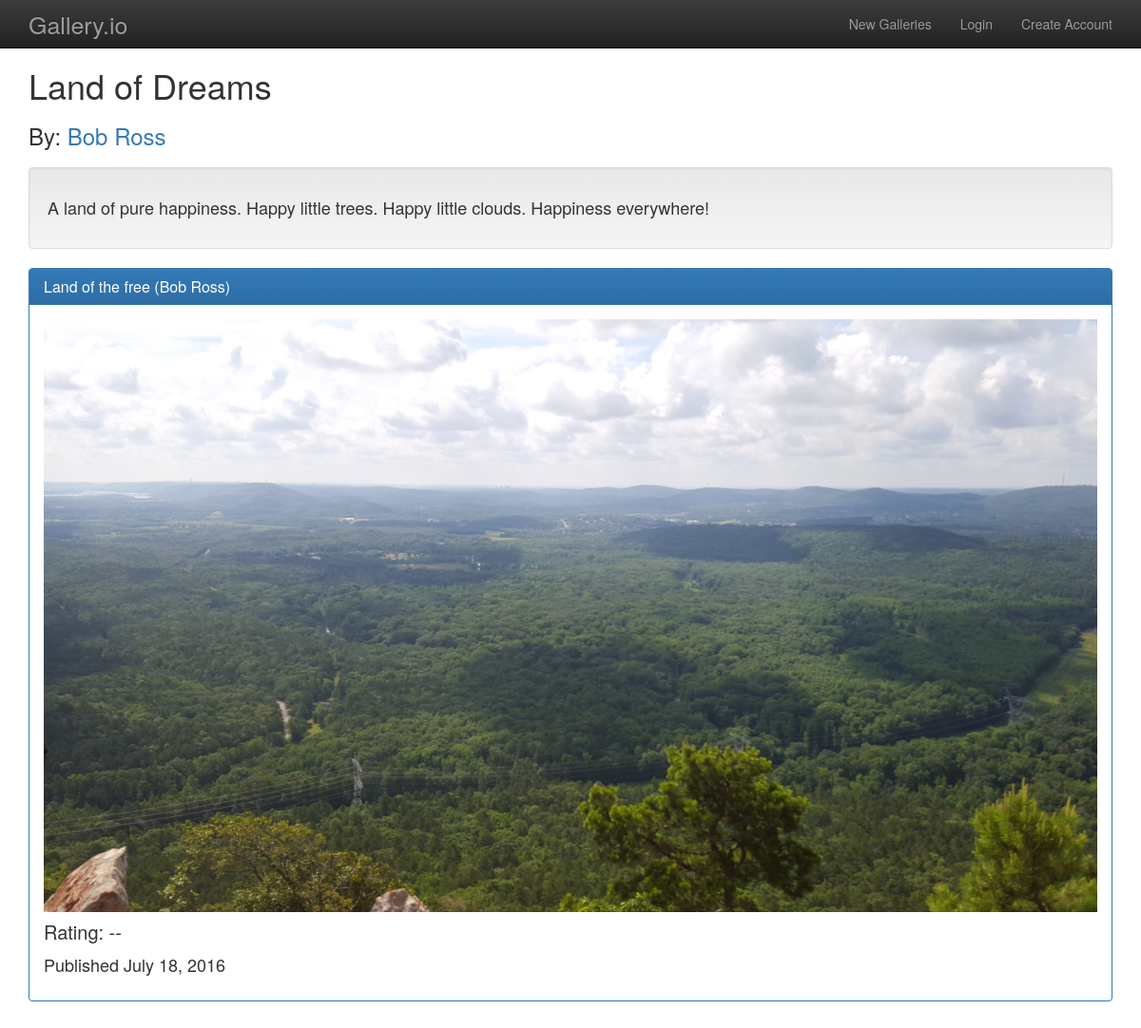
/gallery/2/, run on an earlier commit of the app's database.
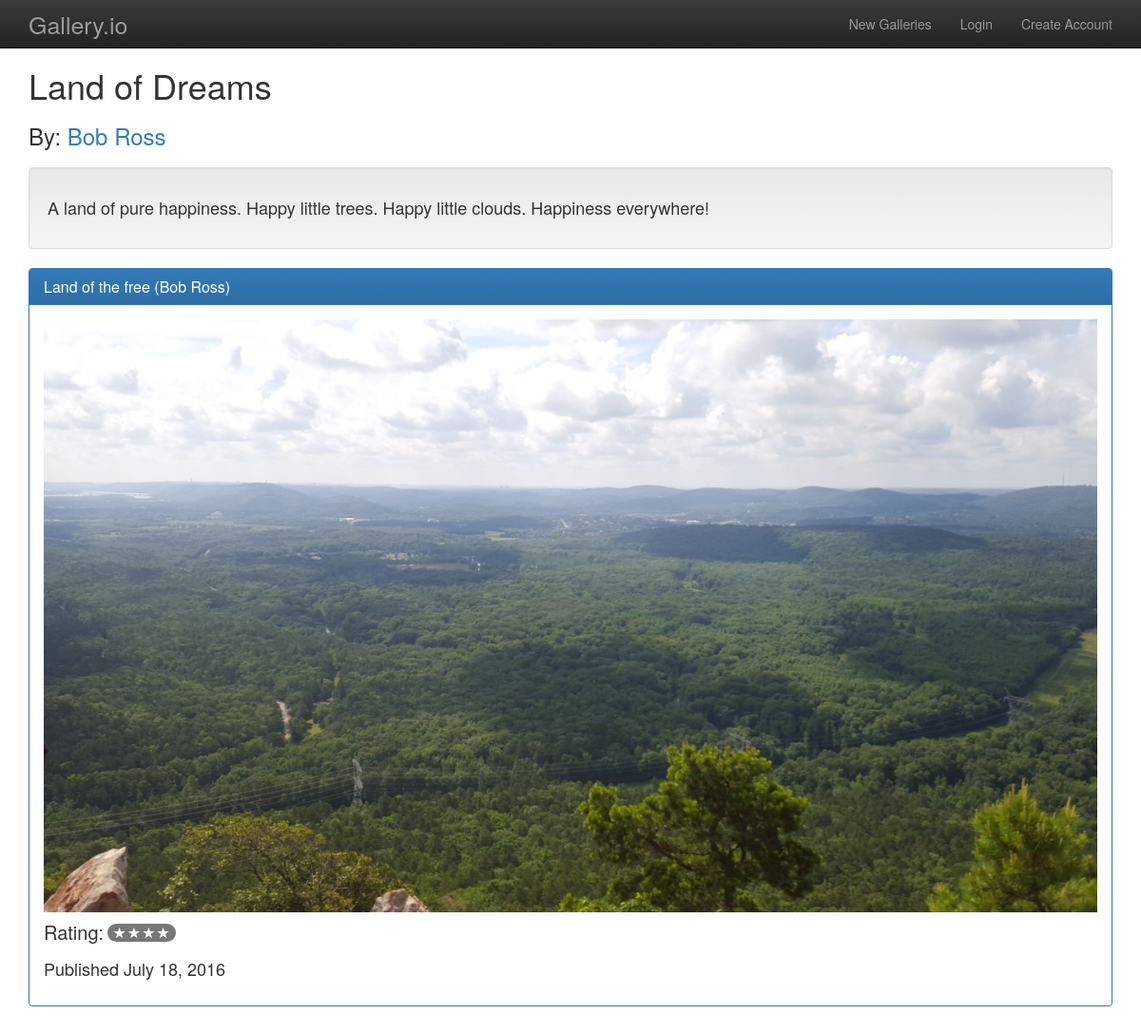
And on a later commit of the database.
### showcase/models.py (models this page shows, shortened)
class Gallery(models.Model):
    name = models.CharField(max_length=200, default='')
    artist = models.CharField(max_length=100, default='')
    pub_date = models.DateField('date published', default=timezone.now)
    description = models.TextField(max_length=1000, default='')
    rank = models.FloatField(default=0.0)
    total_rankers = models.IntegerField(default=0)

class ArtPiece(models.Model):
    title = models.CharField(max_length=200)
    pub_date = models.DateField('date published', default=timezone.now)
    image = models.ImageField()
    artist = models.CharField(max_length=100)
    gallery = models.ForeignKey('Gallery', on_delete=models.CASCADE)

### showcase/views.py (the view)
# urls.py: url(r'^gallery/(?P<gallery_id>[0-9]+)/$', views.gallery, name='gallery'),
def gallery(request, gallery_id):
    gallery = get_object_or_404(Gallery, pk=gallery_id)
    context = {
        'gallery': gallery,
        'title': gallery.name,
        'stars_range': range(int(gallery.rank)),
    }
    return render(request, 'showcase/gallery.html', context)

### showcase/templates/showcase/gallery.html
{% extends "showcase/base.html" %}
{% block content %}
  <div class="gallery">
    <h1>{{ gallery.name }}</h1>
    <h3>By: <a href="#">{{ gallery.artist }}</a></h3>
    {% if gallery.description %}
      <div class="well">
        <p class="gallery-description">
          {{ gallery.description }}
        </p>
      </div>
    {% endif %}
    {% for image in gallery.artpiece_set.all %}
      <div class="panel panel-primary gallery-item">
        <div class="panel-heading">
          <h2 class="panel-title">{{ image.title }} ({{ image.artist }})</h2>
        </div>
        <div class="panel-body">
          <a href="{% url 'showcase:art' image.id %}">
            <img src="{{ image.image.url }}" alt="{{ image.title }}" class="img-responsive"/>
          </a>
          <div class="gallery-rating">
              {% if gallery.rank %}
                <h4>Rating:</h4> <span class="badge">
                  {% for i in stars_range %}
                    <span class="glyphicon glyphicon-star" aria-hidden="true"></span>
                  {% endfor %}
              {% else %}
                <h4>Rating: --</h4>
              {% endif %}
            </span>
          </div>
          <p class="pub-date">Published {{ image.pub_date }}</p>
        </div>
      </div>
    {% endfor %}
  </div>
{% endblock content %}

### showcase/templates/showcase/base.html (shortened to what this page needs)
{% load staticfiles %}
<!DOCTYPE html>
<head lang="en">
  {% include "showcase/bootstrap.html" %}
  <link rel="stylesheet" type="text/css" href="{% static 'showcase/style.css' %}" />
</head>
<body>
  {% include "showcase/navigation.html" %}
  <div class="container">
    <div id="content">
      <div class="starter-template">
        {% block content %}
        {% endblock content %}
      </div>
    </div>
  </div>
</body>
</html>

### showcase/templates/showcase/bootstrap.html (shortened to what this page needs)
<link rel="stylesheet" href="https://maxcdn.bootstrapcdn.com/bootstrap/3.3.6/css/bootstrap.min.css">
<link rel="stylesheet" href="https://maxcdn.bootstrapcdn.com/bootstrap/3.3.6/css/bootstrap-theme.min.css">

### showcase/templates/showcase/navigation.html
<nav class="navbar navbar-inverse navbar-fixed-top">
  <div class="container">
    <div class="navbar-header">
      <a class="navbar-brand" href="/">Gallery.io</a>
    </div>
    <div id="navbar" class="collapse navbar-collapse">
      <ul class="nav navbar-nav navbar-right">
        <li><a href="/">New Galleries</a></li>
        <li><a href="#">Login</a></li>
        <li><a href="#">Create Account</a></li>
      </ul>
    </div>
  </div>
</nav>

### showcase/static/showcase/style.css (style rules this page uses)
#content { margin-top: 70px; }
.gallery-description { font-size: 18px; vertical-align: middle; padding-top: 10px; }
.gallery h3 { margin-bottom: 20px; }
.gallery-item h4 { font-size: 20px; text-align: center; }
.gallery-item { margin-bottom: 50px; }
.gallery-rating { padding-top: 10px; vertical-align: middle; }
.gallery-rating .badge { margin-bottom: 6px; }
.gallery-rating h4 { text-align: left; display: inline; }
.pub-date { padding-top: 10px; font-size: 18px; }
.navbar-brand { font-size: 25px; }

What changed in the data, as far as the page shows it:
changed Gallery "Land of Dreams": rank 0 → 4 (drawn)
computed for ArtPiece "Land of the free": text "Rating: --" → "Rating:"
